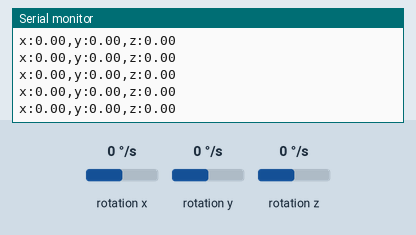
The sketch below on a simulated Arduino Nano 33 IoT. Shown: the last lines printed to the serial monitor. The inputs (shaded band) are chosen by the test bench; at power-on: rotation x 0 °/s, rotation y 0 °/s, rotation z 0 °/s.

Above: at 1.2 s.
1.3 s: rotation x set to -27 °/s
At 2.3 s:
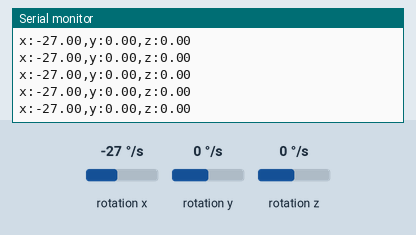
2.8 s: rotation x set to -34 °/s
At 3.6 s:
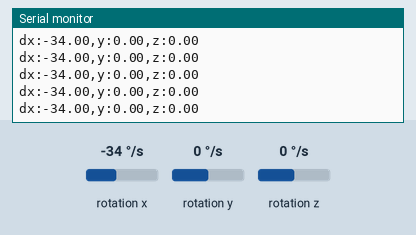
4.7 s: rotation y set to -27 °/s
At 5.2 s:
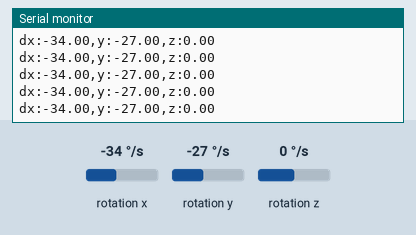
7.7 s: rotation y set to -32 °/s
At 8.4 s:
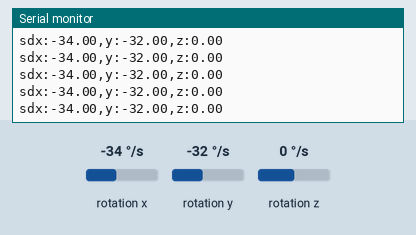
Timing chart, 0 to 10.7 s (numbered marks = the images above; inputs shaded):
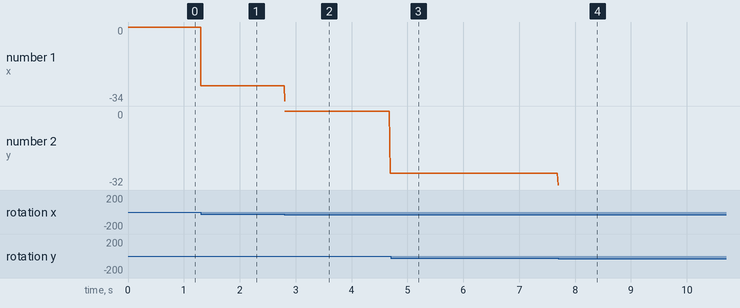

The sketch:

sketch_apr10a.ino
```cpp
#include <Arduino_LSM6DS3.h>

float x, y, z;
int plusThreshold = 30, minusThreshold = -30;
int amount = 15;

void setup() {
  Serial.begin(9600);
  while (!Serial);
  Serial.println("Started");

  if (!IMU.begin()) {
    Serial.println("Failed to initialize IMU!");
    while (1);
  }
  Serial.print("Gyroscope sample rate = ");
  Serial.print(IMU.gyroscopeSampleRate());
  Serial.println(" Hz");
  Serial.println();
  Serial.println("Gyroscope in degrees/second");
}

void loop() {
  if (IMU.gyroscopeAvailable()) {
    IMU.readGyroscope(x, y, z);

    // Send gyroscope readings to Processing
    Serial.print("x:");
    Serial.print(x);
    Serial.print(",y:");
    Serial.print(y);
    Serial.print(",z:");
    Serial.println(z);
  }

  if(y > plusThreshold)
  {
    Serial.write('w'); // send 'w' to indicate collision front
    delay(amount);
  }
  if(y < minusThreshold)
  {
    Serial.write('s'); // send 's' to indicate collision back
    delay(amount);
  }
  if(x < minusThreshold)
  {
    Serial.write('d'); // send 'd' to indicate collision right
    delay(amount);
  }
    if(x > plusThreshold)
  {
    Serial.write('a'); // send 'a' to indicate collision left
    delay(amount);
  }
}
```

Measured:
- the behaviour switches between -30 and -31 °/s on rotation x (found by bisection; images 1 and 2)
- the behaviour switches between -30 and -31 °/s on rotation y (found by bisection; images 3 and 4)
- after the input at 1.3 s, the serial monitor: prints a new line at once (image 1)
- after the input at 2.8 s, the serial monitor: prints a new line at once (image 2)
- after the input at 4.7 s, the serial monitor: prints a new line at once (image 3)
- after the input at 7.7 s, the serial monitor: prints a new line at once (image 4)
- plotted number 1: 0 → -27 after the input at 1.3 s, -27 → -34 after the input at 2.8 s
- plotted number 2: -27 → -32 after the input at 4.7 s
